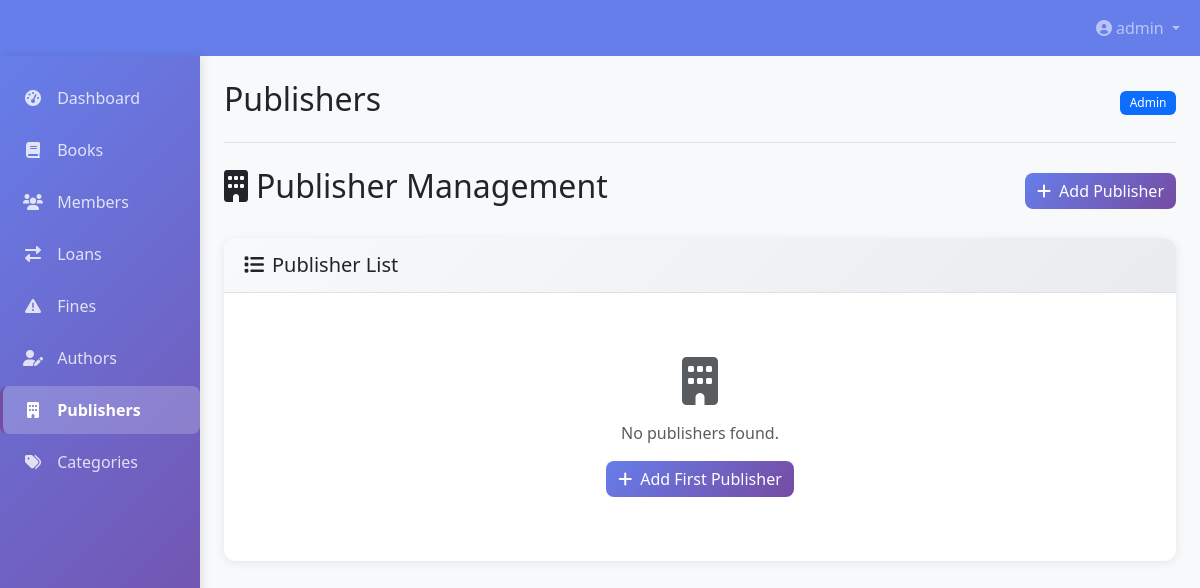
The app's page /publishers (signed in), older data.
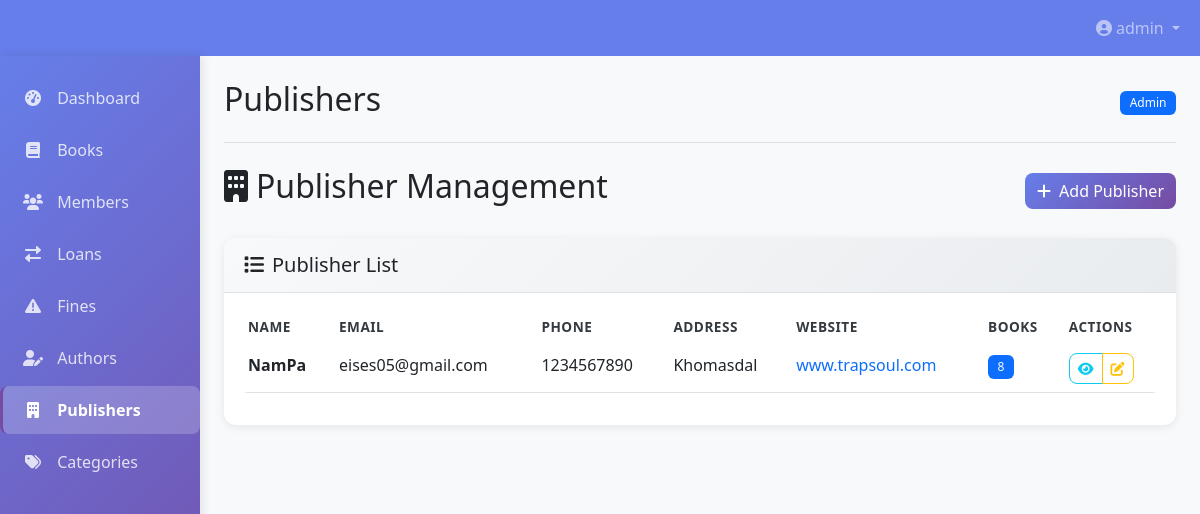
The same page, newer data.
### app.py (models this page shows)
class Publisher(db.Model):
    id = db.Column(db.Integer, primary_key=True)
    name = db.Column(db.String(200), nullable=False)
    address = db.Column(db.Text)
    phone = db.Column(db.String(20))
    email = db.Column(db.String(120))
    website = db.Column(db.String(200))
    created_at = db.Column(db.DateTime, default=datetime.utcnow)
    books = db.relationship('Book', backref='publisher', lazy=True)

### app.py (the view)
@app.route('/publishers')
@login_required
def publishers():
    if current_user.role not in ['admin', 'librarian']:
        flash('Access denied', 'error')
        return redirect(url_for('dashboard'))
    publishers = Publisher.query.all()
    form = PublisherForm()
    return render_template('publishers.html', title='Publishers', publishers=publishers, form=form)

### app.py (called while the page is built)
@login_manager.user_loader
def load_user(user_id):
    return User.query.get(int(user_id))

### templates/publishers.html (shortened to what the changed rows need)
{% extends "base.html" %}
{% block content %}
<div class="d-flex justify-content-between align-items-center mb-4">
    <h2><i class="fas fa-building me-2"></i>Publisher Management</h2>
</div>
<div class="card">
    <div class="card-body">
        {% if publishers %}
        <div class="table-responsive">
            <table class="table table-hover">
                <thead>
                    <tr>
                        <th>Name</th>
                        <th>Email</th>
                        <th>Phone</th>
                        <th>Address</th>
                        <th>Website</th>
                        <th>Books</th>
                        <th>Actions</th>
                    </tr>
                </thead>
                <tbody>
                    {% for publisher in publishers %}
                    <tr>
                        <td>
                            <div class="fw-bold">{{ publisher.name }}</div>
                        </td>
                        <td>{{ publisher.email or 'N/A' }}</td>
                        <td>{{ publisher.phone or 'N/A' }}</td>
                        <td>
                            {% if publisher.address %}
                            <span class="d-inline-block text-truncate" style="max-width: 200px;">
                                {{ publisher.address }}
                            </span>
                            {% else %}
                            <span class="text-muted">No address</span>
                            {% endif %}
                        </td>
                        <td>
                            {% if publisher.website %}
                            <a href="{{ publisher.website }}" target="_blank" class="text-decoration-none">
                                {{ publisher.website|truncate(20) }}
                            </a>
                            {% else %}
                            <span class="text-muted">N/A</span>
                            {% endif %}
                        </td>
                        <td>
                            <span class="badge bg-primary">{{ publisher.books|length }}</span>
                        </td>
                        <td>
                            <div class="btn-group">
                                <button class="btn btn-sm btn-outline-info view-publisher-btn"
                                        data-publisher-id="{{ publisher.id }}"
                                        data-publisher-name="{{ publisher.name }}"
                                        data-publisher-email="{{ publisher.email or 'N/A' }}"
                                        data-publisher-phone="{{ publisher.phone or 'N/A' }}"
                                        data-publisher-address="{{ publisher.address or 'No address' }}"
                                        data-publisher-website="{{ publisher.website or 'N/A' }}"
                                        data-publisher-books-count="{{ publisher.books|length }}"
                                        title="View Details">
                                    <i class="fas fa-eye"></i>
                                </button>
                                {% if current_user.role in ['admin', 'librarian'] %}
                                <button class="btn btn-sm btn-outline-warning edit-publisher-btn"
                                        data-publisher-id="{{ publisher.id }}"
                                        data-publisher-name="{{ publisher.name }}"
                                        data-publisher-email="{{ publisher.email or '' }}"
                                        data-publisher-phone="{{ publisher.phone or '' }}"
                                        data-publisher-address="{{ publisher.address or '' }}"
                                        data-publisher-website="{{ publisher.website or '' }}"
                                        title="Edit Publisher">
                                    <i class="fas fa-edit"></i>
                                </button>
                                {% endif %}
                            </div>
                        </td>
                    </tr>
                    {% endfor %}
                </tbody>
            </table>
        </div>
        {% else %}
        <div class="text-center py-5">
            <i class="fas fa-building fa-3x text-muted mb-3"></i>
            <p class="text-muted">No publishers found.</p>
            {% if current_user.role in ['admin', 'librarian'] %}
            <button class="btn btn-primary" data-bs-toggle="modal" data-bs-target="#addPublisherModal">
                <i class="fas fa-plus me-2"></i>Add First Publisher
            </button>
            {% endif %}
        </div>
        {% endif %}
    </div>
</div>
{% endblock %}

Row changes from the older to the newer data that the page shows:
added Publisher: name "NamPa", email "eises05@gmail.com", phone "1234567890", address "Khomasdal", website "www.trapsoul.com", books|length "8"
Text that changed along with them:
text no longer shown: "No publishers found. Add First Publisher"
text now shown: "NAME EMAIL PHONE ADDRESS WEBSITE BOOKS ACTIONS"
